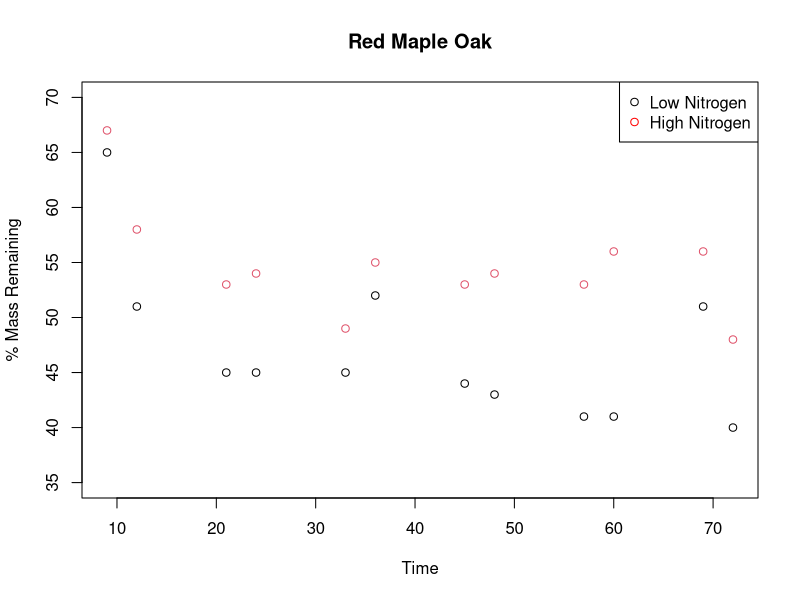
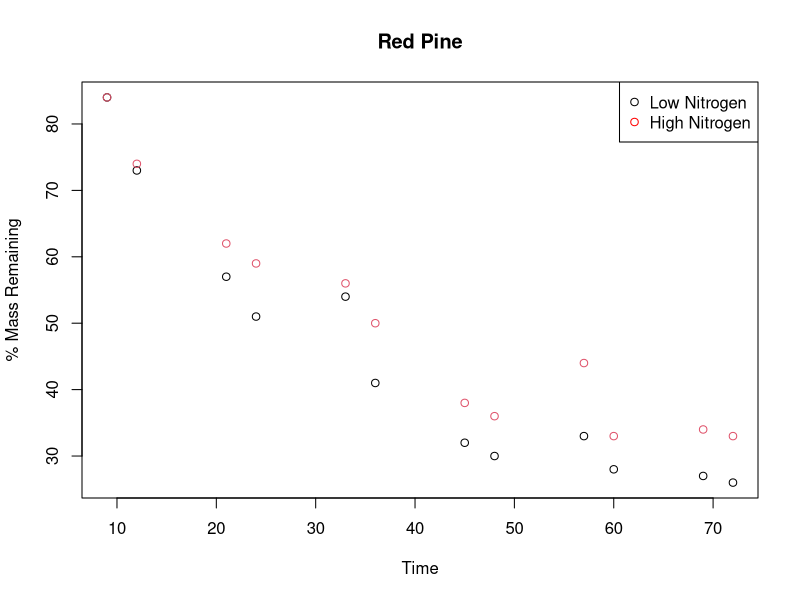
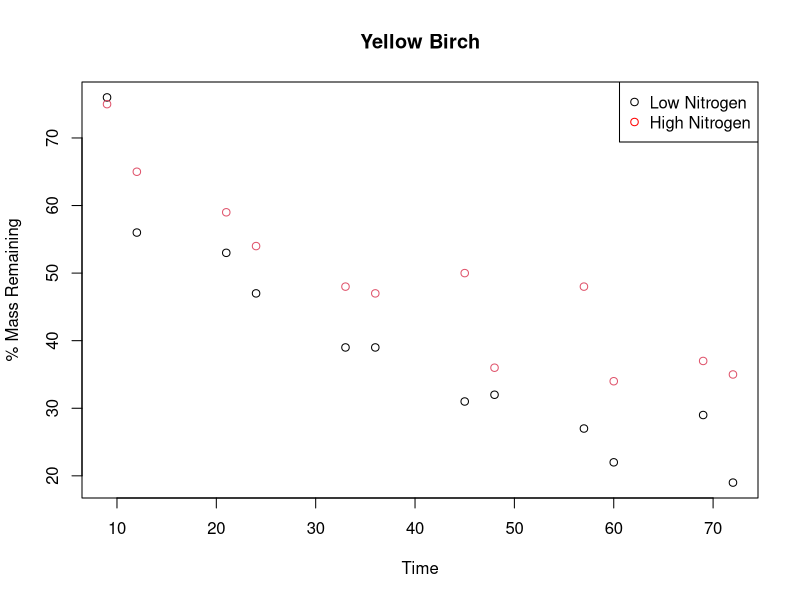
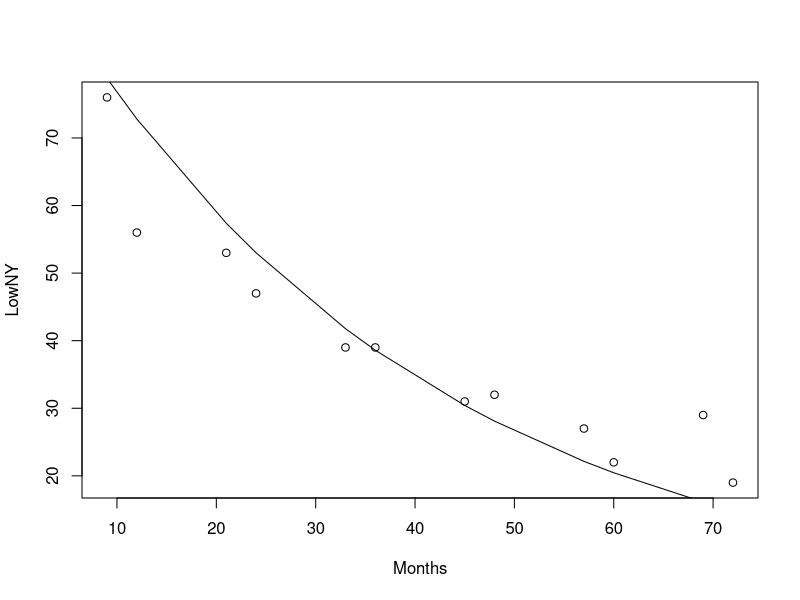
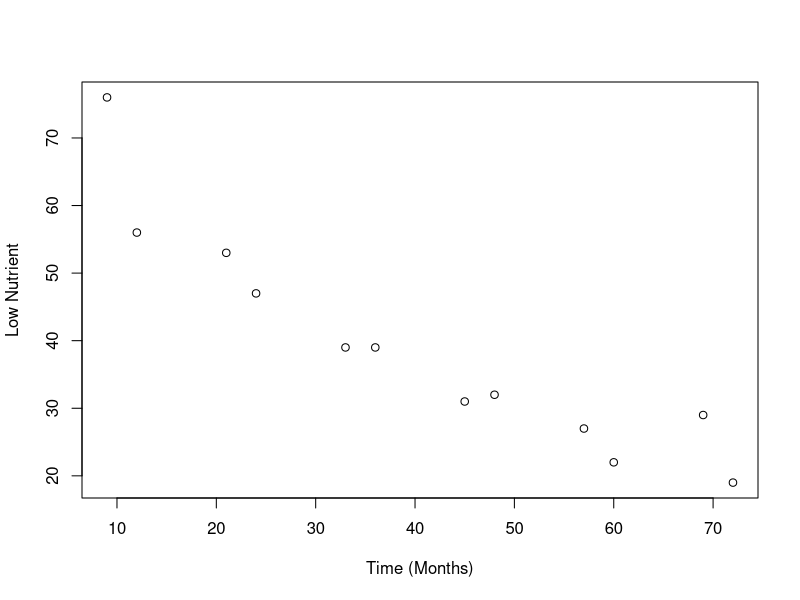
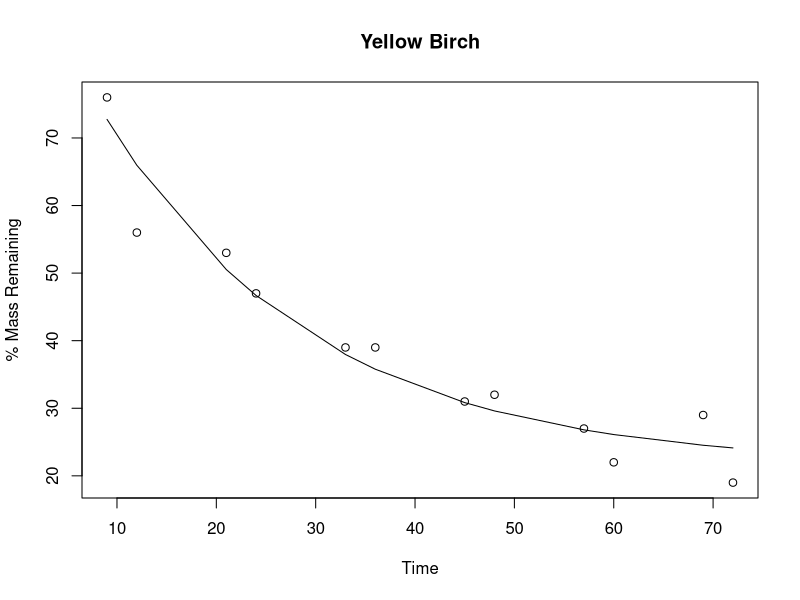
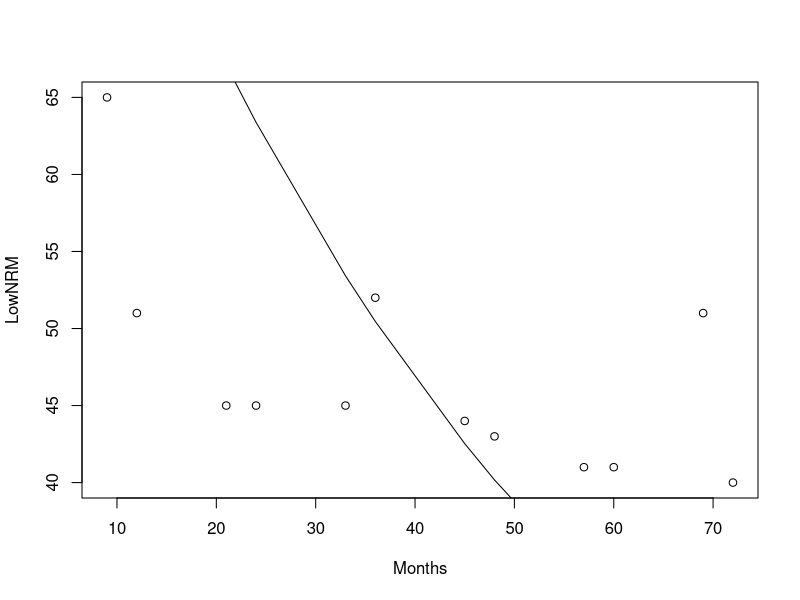
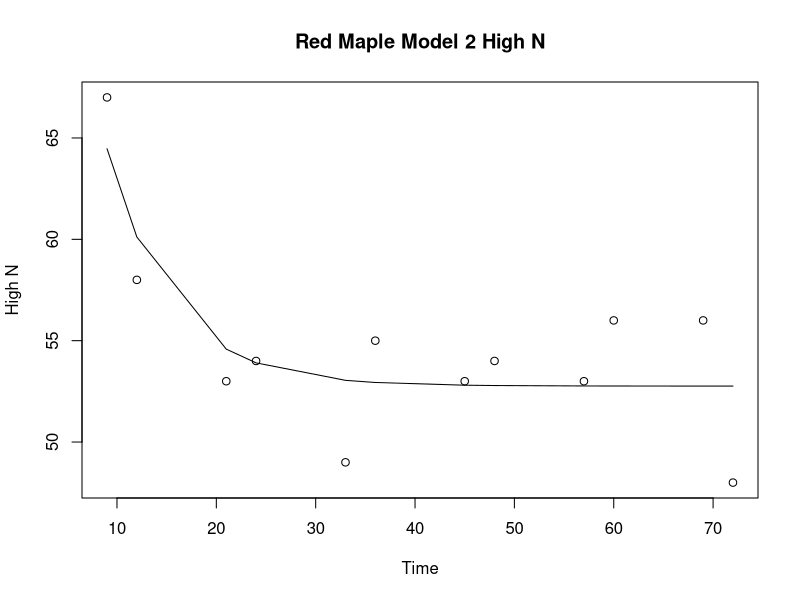

Generate these figures, in order, with R:
## ---- chunk 1

###Yellowbirch
LowNY=c(76,56,53,47,39,39,31,32,27,22,29,19);
HighNY=c(75,65,59,54,48,47,50,36,48,34,37,35)
Months=c(9,12,21,24,33,36,45,48,57,60,69,72)

###Red Maple
LowNRM=c(65,51,45,45,45,52,44,43,41,41,51,40)
HighNRM=c(67,58,53,54,49,55,53,54,53,56,56,48)
MonthsRM=c(9,12,21,24,33,36,45,48,57,60,69,72)

##Red Pine
LowNRP=c(84,73,57,51,54,41,32,30,33,28,27,26)
HighNRP=c(84,74,62,59,56,50,38,36,44,33,34,33)
MonthsRP=c(9,12,21,24,33,36,45,48,57,60,69,72)
## ---- chunk 2
plot(MonthsRM, LowNRM, ylim=c(35,70), xlab="Time", ylab="% Mass Remaining", main="Red Maple Oak")
points(MonthsRM, HighNRM, col="2")
legend("topright",c("Low Nitrogen","High Nitrogen"),pch=1, col=c("Black","Red"))

plot(MonthsRP,LowNRP, xlab="Time", ylab="% Mass Remaining", main="Red Pine")
points(MonthsRP, HighNRP, col="2")
legend("topright",c("Low Nitrogen","High Nitrogen"),pch=1, col=c("Black","Red"))

plot(Months,LowNY, xlab="Time", ylab="% Mass Remaining", main="Yellow Birch")
points(Months, HighNY, col="2")
legend("topright",c("Low Nitrogen","High Nitrogen"),pch=1, col=c("Black","Red"))
## ---- chunk 3
### 2.3 PART C

LowNY=c(76,56,53,47,39,39,31,32,27,22,29,19);
HighNY=c(75,65,59,54,48,47,50,36,48,34,37,35)
Months=c(9,12,21,24,33,36,45,48,57,60,69,72)

##Yellow Birch Low N Model 1
fit1A=nls(LowNY~ 100*exp(-r*Months), start=list(r=0.030))
r1A=coef(fit1A)["r"]
r1A
## ---- chunk 4
### 2.3 PART D

plot(Months, LowNY)
lines(Months,100*exp(-0.02645156*Months))
## ---- chunk 5
#### Exercise 2.4 LINEAR REGRESSION

logLowN= log(LowNY)

fit2=lm(logLowN~Months)   
r2=-fit2$coefficients[2]
r2
plot(Months,LowNY, xlab="Time (Months)",ylab="Low Nutrient")
lines(Months,log(100)-(r2*Months))
## ---- chunk 6

##2.5 PART B YELLOW BIRCH LOW N MODEL 2

fit3A=nls(LowNY~((100-M)*exp(-r*Months))+M, start=list(r=0.03, M=6))
r2=coef(fit3A)["r"]
M1=coef(fit3A)["M"]
r2
M1
## ---- chunk 7

###2.5 PART C

{plot(Months,LowNY, xlab="Time", ylab="% Mass Remaining", main="Yellow Birch")
lines(Months,((100-21.54939)*exp(-0.04742281*Months))+21.54939)
}
## ---- chunk 8
### Exercise 2.6 

AIC(fit1A)
AIC(fit3A)
## ---- chunk 9
############################################################
############################################################

##High N for Yellow Birch Model 1
fit1B=nls(HighNY~100*exp(-r*Months), start=list(r=0.031))
r1B=coef(fit1B)["r"]
r1B ##YellowBirch R1 High N

##High N for Yellow Birch Model 2
fit3B=nls(HighNY~((100-M)*exp(-r*Months))+M, start=list(r=0.23, M=25))
r2A=coef(fit3B)["r"]
M1A=coef(fit3B)["M"]
r2A ##YellowBirch R2 High N
M1A ##YellowBirch M High N

##################################################################
############################Red Maple Oak#########################
LowNRM=c(65,51,45,45,45,52,44,43,41,41,51,40)
HighNRM=c(67,58,53,54,49,55,53,54,53,56,56,48)
MonthsRM=c(9,12,21,24,33,36,45,48,57,60,69,72)

#####Model 1 LOWN AND HIGH N
fit4A=nls(LowNRM~ 100*exp(-r*MonthsRM), start=list(r=0.047))
fit4B=nls(HighNRM~ 100*exp(-r*MonthsRM), start=list(r=0.044))
r1A=coef(fit4A)["r"]
r1B=coef(fit4B)["r"]
r1A ##Red Maple R1 Low N
r1B ##Red Maple R1 high N

##Model 2 LOWN AND HIGHN
fit5A=nls(LowNRM~((100-M)*exp(-r*MonthsRM))+M, start=list(r=0.17, M=15))
fit5B=nls(HighNRM~((100-M)*exp(-r*MonthsRM))+M, start=list(r=0.17, M=48))
r2A=coef(fit5A)["r"]
r2B=coef(fit5B)["r"]
M1A=coef(fit5A)["M"]
M1B=coef(fit5B)["M"]
r2A ##Red maple R2 LowN
r2B ##Red maple R2 HighN
M1A ##Red maple M Low N
M1B ##Red Maple M high N

plot(Months, LowNRM)
lines(Months,100*exp(-0.019*Months))

{plot(MonthsRM,HighNRM, xlab="Time", ylab="High N", main="Red Maple Model 2 High N")
lines(Months,((100-52.76)*exp(-0.155*Months))+52.76)
}
## ---- chunk 10
##########################RED PINE FIT#############################

LowNRP=c(84,73,57,51,54,41,32,30,33,28,27,26)
HighNRP=c(84,74,62,59,56,50,38,36,44,33,34,33)
MonthsRP=c(9,12,21,24,33,36,45,48,57,60,69,72)

##Model 1
fit6A=nls(LowNRP~ 100*exp(-r*MonthsRP), start=list(r=0.0262))
fit6B=nls(HighNRP~ 100*exp(-r*MonthsRP), start=list(r=0.022))
r1A=coef(fit6A)["r"]
r1B=coef(fit6B)["r"]
r1A ##Red Pine R1 LowN
r1B ##Red Pine R1 highN

##Model 2
fit7A=nls(LowNRP~((100-M)*exp(-r*MonthsRP))+M, start=list(r=0.11, M=12.5))
fit7B=nls(HighNRP~((100-M)*exp(-r*MonthsRP))+M, start=list(r=0.03, M=13))
r2A=coef(fit7A)["r"]
r2B=coef(fit7B)["r"]
M1A=coef(fit7A)["M"]
M1B=coef(fit7B)["M"]
r2A ##Red Pine R2 LOW N
r2B ##Red Pine R2 High N
M1A ##Red Pine M Low N
M1B ##Red Pine M High N

## ---- chunk 11
AIC(fit1A) ##Yellowbirch LowN Model 1
AIC(fit1B) ##Yellowbirch High N Model 1
AIC(fit3A) ##Yellowbirch Low N Model 2
AIC(fit3B) ##Yellowbirch High N Model 2
AIC(fit4A) ##Red Maple Oak LowN Model 1
AIC(fit4B) ##Red Maple Oak HighN Model 1
AIC(fit5A) ##Red Maple Oak LowN Model 2
AIC(fit5B) ##Red Maple Oak HighN Model 2
AIC(fit6A) ##Red Pine LowN Model 1
AIC(fit6B) ##Red Pine HighN Model 1
AIC(fit7A) ##Red Pine LowN Model 2
AIC(fit7B) ##Red Pine High Model 2
## ---- chunk 12

